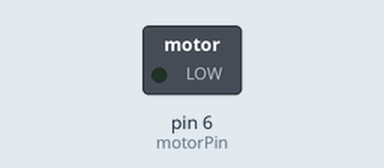
This sketch was run on a simulated Arduino Uno, built with avr-gcc and run on an emulated ATmega328P. Parts: switched loads named in the sketch (green lamp = pin HIGH).

Above: at 0.05 s.
At 6.45 s:
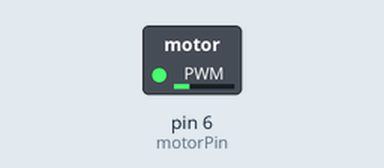
At 19.95 s:
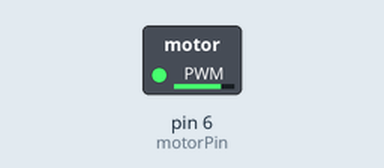
At 39.85 s:
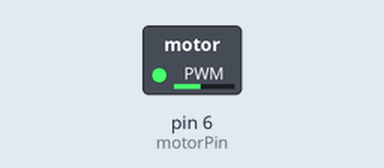
Timing chart, 0 to 40.0 s (numbered marks = the images above):
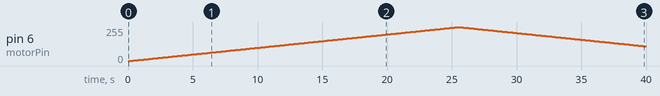

The sketch:

dc_motor.ino
```cpp
// Pins
int motorPin = 6;

void setup() {

  Serial.begin(115200);

  // Setup pins
  pinMode(motorPin, OUTPUT);

}

void loop() {

  // Accelerate
  for (int i = 0; i < 255; i++) {
     analogWrite(motorPin, i);
     delay(100);
  }

  // Decelerate
  for (int j = 255; j > 0; j--) {
    analogWrite(motorPin, j);
    delay(100);
  }

}
```

Measured:
- by itself, pin 6 (motorPin): rises from 0/255 to 255/255 in 25.4 s, then falls to 111/255 in 14.4 s
